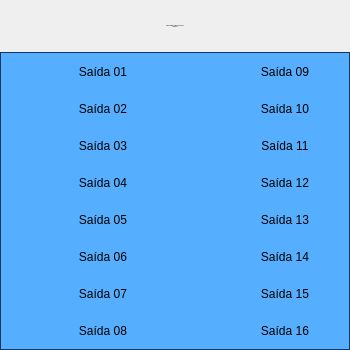
<?xml version="1.0" encoding="UTF-8"?>
<ui version="4.0">
 <class>Form</class>
 <widget class="QWidget" name="Form">
  <property name="geometry">
   <rect>
    <x>0</x>
    <y>0</y>
    <width>350</width>
    <height>350</height>
   </rect>
  </property>
  <property name="minimumSize">
   <size>
    <width>350</width>
    <height>350</height>
   </size>
  </property>
  <property name="maximumSize">
   <size>
    <width>350</width>
    <height>350</height>
   </size>
  </property>
  <property name="windowTitle">
   <string>Cartão 5069-OB16 08 Remota 02</string>
  </property>
  <layout class="QVBoxLayout" name="verticalLayout">
   <property name="spacing">
    <number>0</number>
   </property>
   <property name="leftMargin">
    <number>0</number>
   </property>
   <property name="topMargin">
    <number>0</number>
   </property>
   <property name="rightMargin">
    <number>0</number>
   </property>
   <property name="bottomMargin">
    <number>0</number>
   </property>
   <item>
    <layout class="QVBoxLayout" name="verticalLayout_2">
     <property name="spacing">
      <number>0</number>
     </property>
     <item>
      <widget class="PyDMLabel" name="PyDMLabel_17">
       <property name="font">
        <font>
         <pointsize>-1</pointsize>
        </font>
       </property>
       <property name="toolTip">
        <string/>
       </property>
       <property name="styleSheet">
        <string notr="true">PyDMLabel {
 qproperty-alignment: AlignCenter;
 border: 1px solid #FF17365D;
 background-color: #FF17365D;
 color: rgb(255, 255, 255);
 min-height: 45px;
 max-height: 45px;
 font-size: 14px;
}</string>
       </property>
       <property name="midLineWidth">
        <number>0</number>
       </property>
       <property name="text">
        <string>Falhas Hardware Cartão 5069-OB16 08
Remota 02</string>
       </property>
       <property name="alignment">
        <set>Qt::AlignCenter</set>
       </property>
      </widget>
     </item>
     <item>
      <widget class="QFrame" name="frame">
       <property name="styleSheet">
        <string notr="true">QFrame#frame{
     border: 1px solid #FF17365D;
	 background-color: #56aeff;
}

PyDMByteIndicator {
  min-height: 1.50em;
  max-height: 1.50em;
  min-width: 1.50em;
}</string>
       </property>
       <property name="frameShape">
        <enum>QFrame::StyledPanel</enum>
       </property>
       <property name="frameShadow">
        <enum>QFrame::Raised</enum>
       </property>
       <layout class="QVBoxLayout" name="verticalLayout_3">
        <property name="spacing">
         <number>0</number>
        </property>
        <property name="leftMargin">
         <number>0</number>
        </property>
        <property name="topMargin">
         <number>0</number>
        </property>
        <property name="rightMargin">
         <number>0</number>
        </property>
        <property name="bottomMargin">
         <number>0</number>
        </property>
        <item>
         <layout class="QGridLayout" name="gridLayout">
          <property name="leftMargin">
           <number>5</number>
          </property>
          <property name="topMargin">
           <number>5</number>
          </property>
          <property name="rightMargin">
           <number>5</number>
          </property>
          <property name="bottomMargin">
           <number>5</number>
          </property>
          <property name="horizontalSpacing">
           <number>5</number>
          </property>
          <property name="verticalSpacing">
           <number>10</number>
          </property>
          <item row="0" column="4">
           <widget class="PyDMLabel" name="PyDMLabel_9">
            <property name="sizePolicy">
             <sizepolicy hsizetype="Fixed" vsizetype="Fixed">
              <horstretch>0</horstretch>
              <verstretch>0</verstretch>
             </sizepolicy>
            </property>
            <property name="minimumSize">
             <size>
              <width>100</width>
              <height>25</height>
             </size>
            </property>
            <property name="maximumSize">
             <size>
              <width>100</width>
              <height>25</height>
             </size>
            </property>
            <property name="toolTip">
             <string/>
            </property>
            <property name="text">
             <string>Saída 09</string>
            </property>
            <property name="alignment">
             <set>Qt::AlignCenter</set>
            </property>
           </widget>
          </item>
          <item row="3" column="0">
           <widget class="PyDMByteIndicator" name="PyDMByteIndicator_4">
            <property name="sizePolicy">
             <sizepolicy hsizetype="Fixed" vsizetype="Fixed">
              <horstretch>0</horstretch>
              <verstretch>0</verstretch>
             </sizepolicy>
            </property>
            <property name="minimumSize">
             <size>
              <width>27</width>
              <height>27</height>
             </size>
            </property>
            <property name="maximumSize">
             <size>
              <width>30</width>
              <height>27</height>
             </size>
            </property>
            <property name="toolTip">
             <string/>
            </property>
            <property name="channel" stdset="0">
             <string>ca://RA-RaSIA02:RF-IntlkComp-2:OutDig03-Mon.VAL</string>
            </property>
            <property name="onColor" stdset="0">
             <color>
              <red>255</red>
              <green>0</green>
              <blue>0</blue>
             </color>
            </property>
            <property name="offColor" stdset="0">
             <color>
              <red>0</red>
              <green>255</green>
              <blue>0</blue>
             </color>
            </property>
            <property name="showLabels" stdset="0">
             <bool>false</bool>
            </property>
            <property name="circles" stdset="0">
             <bool>true</bool>
            </property>
           </widget>
          </item>
          <item row="6" column="4">
           <widget class="PyDMLabel" name="PyDMLabel_15">
            <property name="sizePolicy">
             <sizepolicy hsizetype="Fixed" vsizetype="Fixed">
              <horstretch>0</horstretch>
              <verstretch>0</verstretch>
             </sizepolicy>
            </property>
            <property name="minimumSize">
             <size>
              <width>100</width>
              <height>25</height>
             </size>
            </property>
            <property name="maximumSize">
             <size>
              <width>100</width>
              <height>25</height>
             </size>
            </property>
            <property name="toolTip">
             <string/>
            </property>
            <property name="text">
             <string>Saída 15</string>
            </property>
            <property name="alignment">
             <set>Qt::AlignCenter</set>
            </property>
           </widget>
          </item>
          <item row="4" column="3">
           <widget class="PyDMByteIndicator" name="PyDMByteIndicator_13">
            <property name="sizePolicy">
             <sizepolicy hsizetype="Fixed" vsizetype="Fixed">
              <horstretch>0</horstretch>
              <verstretch>0</verstretch>
             </sizepolicy>
            </property>
            <property name="minimumSize">
             <size>
              <width>27</width>
              <height>27</height>
             </size>
            </property>
            <property name="maximumSize">
             <size>
              <width>30</width>
              <height>27</height>
             </size>
            </property>
            <property name="toolTip">
             <string/>
            </property>
            <property name="channel" stdset="0">
             <string>ca://RA-RaSIA02:RF-IntlkComp-2:OutDig12-Mon.VAL</string>
            </property>
            <property name="onColor" stdset="0">
             <color>
              <red>255</red>
              <green>0</green>
              <blue>0</blue>
             </color>
            </property>
            <property name="offColor" stdset="0">
             <color>
              <red>0</red>
              <green>255</green>
              <blue>0</blue>
             </color>
            </property>
            <property name="showLabels" stdset="0">
             <bool>false</bool>
            </property>
            <property name="circles" stdset="0">
             <bool>true</bool>
            </property>
           </widget>
          </item>
          <item row="3" column="4">
           <widget class="PyDMLabel" name="PyDMLabel_12">
            <property name="sizePolicy">
             <sizepolicy hsizetype="Fixed" vsizetype="Fixed">
              <horstretch>0</horstretch>
              <verstretch>0</verstretch>
             </sizepolicy>
            </property>
            <property name="minimumSize">
             <size>
              <width>100</width>
              <height>25</height>
             </size>
            </property>
            <property name="maximumSize">
             <size>
              <width>100</width>
              <height>25</height>
             </size>
            </property>
            <property name="toolTip">
             <string/>
            </property>
            <property name="text">
             <string>Saída 12</string>
            </property>
            <property name="alignment">
             <set>Qt::AlignCenter</set>
            </property>
           </widget>
          </item>
          <item row="6" column="0">
           <widget class="PyDMByteIndicator" name="PyDMByteIndicator_7">
            <property name="sizePolicy">
             <sizepolicy hsizetype="Fixed" vsizetype="Fixed">
              <horstretch>0</horstretch>
              <verstretch>0</verstretch>
             </sizepolicy>
            </property>
            <property name="minimumSize">
             <size>
              <width>27</width>
              <height>27</height>
             </size>
            </property>
            <property name="maximumSize">
             <size>
              <width>30</width>
              <height>27</height>
             </size>
            </property>
            <property name="toolTip">
             <string/>
            </property>
            <property name="channel" stdset="0">
             <string>ca://RA-RaSIA02:RF-IntlkComp-2:OutDig06-Mon.VAL</string>
            </property>
            <property name="onColor" stdset="0">
             <color>
              <red>255</red>
              <green>0</green>
              <blue>0</blue>
             </color>
            </property>
            <property name="offColor" stdset="0">
             <color>
              <red>0</red>
              <green>255</green>
              <blue>0</blue>
             </color>
            </property>
            <property name="orientation" stdset="0">
             <enum>Qt::Vertical</enum>
            </property>
            <property name="showLabels" stdset="0">
             <bool>false</bool>
            </property>
            <property name="circles" stdset="0">
             <bool>true</bool>
            </property>
           </widget>
          </item>
          <item row="0" column="3">
           <widget class="PyDMByteIndicator" name="PyDMByteIndicator_9">
            <property name="sizePolicy">
             <sizepolicy hsizetype="Fixed" vsizetype="Fixed">
              <horstretch>0</horstretch>
              <verstretch>0</verstretch>
             </sizepolicy>
            </property>
            <property name="minimumSize">
             <size>
              <width>27</width>
              <height>27</height>
             </size>
            </property>
            <property name="maximumSize">
             <size>
              <width>30</width>
              <height>27</height>
             </size>
            </property>
            <property name="toolTip">
             <string/>
            </property>
            <property name="alarmSensitiveContent" stdset="0">
             <bool>false</bool>
            </property>
            <property name="alarmSensitiveBorder" stdset="0">
             <bool>true</bool>
            </property>
            <property name="PyDMToolTip" stdset="0">
             <string/>
            </property>
            <property name="channel" stdset="0">
             <string>ca://RA-RaSIA02:RF-IntlkComp-2:OutDig08-Mon.VAL</string>
            </property>
            <property name="onColor" stdset="0">
             <color>
              <red>255</red>
              <green>0</green>
              <blue>0</blue>
             </color>
            </property>
            <property name="offColor" stdset="0">
             <color>
              <red>0</red>
              <green>255</green>
              <blue>0</blue>
             </color>
            </property>
            <property name="showLabels" stdset="0">
             <bool>false</bool>
            </property>
            <property name="bigEndian" stdset="0">
             <bool>false</bool>
            </property>
            <property name="circles" stdset="0">
             <bool>true</bool>
            </property>
            <property name="numBits" stdset="0">
             <number>1</number>
            </property>
            <property name="shift" stdset="0">
             <number>0</number>
            </property>
            <property name="labels" stdset="0">
             <stringlist>
              <string>Bit 0</string>
             </stringlist>
            </property>
           </widget>
          </item>
          <item row="4" column="0">
           <widget class="PyDMByteIndicator" name="PyDMByteIndicator_5">
            <property name="sizePolicy">
             <sizepolicy hsizetype="Fixed" vsizetype="Fixed">
              <horstretch>0</horstretch>
              <verstretch>0</verstretch>
             </sizepolicy>
            </property>
            <property name="minimumSize">
             <size>
              <width>27</width>
              <height>27</height>
             </size>
            </property>
            <property name="maximumSize">
             <size>
              <width>30</width>
              <height>27</height>
             </size>
            </property>
            <property name="toolTip">
             <string/>
            </property>
            <property name="channel" stdset="0">
             <string>ca://RA-RaSIA02:RF-IntlkComp-2:OutDig04-Mon.VAL</string>
            </property>
            <property name="onColor" stdset="0">
             <color>
              <red>255</red>
              <green>0</green>
              <blue>0</blue>
             </color>
            </property>
            <property name="offColor" stdset="0">
             <color>
              <red>0</red>
              <green>255</green>
              <blue>0</blue>
             </color>
            </property>
            <property name="showLabels" stdset="0">
             <bool>false</bool>
            </property>
            <property name="circles" stdset="0">
             <bool>true</bool>
            </property>
           </widget>
          </item>
          <item row="2" column="1">
           <widget class="PyDMLabel" name="PyDMLabel_3">
            <property name="sizePolicy">
             <sizepolicy hsizetype="Fixed" vsizetype="Fixed">
              <horstretch>0</horstretch>
              <verstretch>0</verstretch>
             </sizepolicy>
            </property>
            <property name="minimumSize">
             <size>
              <width>100</width>
              <height>25</height>
             </size>
            </property>
            <property name="maximumSize">
             <size>
              <width>100</width>
              <height>25</height>
             </size>
            </property>
            <property name="toolTip">
             <string/>
            </property>
            <property name="text">
             <string>Saída 03</string>
            </property>
            <property name="alignment">
             <set>Qt::AlignCenter</set>
            </property>
           </widget>
          </item>
          <item row="2" column="3">
           <widget class="PyDMByteIndicator" name="PyDMByteIndicator_11">
            <property name="sizePolicy">
             <sizepolicy hsizetype="Fixed" vsizetype="Fixed">
              <horstretch>0</horstretch>
              <verstretch>0</verstretch>
             </sizepolicy>
            </property>
            <property name="minimumSize">
             <size>
              <width>27</width>
              <height>27</height>
             </size>
            </property>
            <property name="maximumSize">
             <size>
              <width>30</width>
              <height>27</height>
             </size>
            </property>
            <property name="toolTip">
             <string/>
            </property>
            <property name="channel" stdset="0">
             <string>ca://RA-RaSIA02:RF-IntlkComp-2:OutDig10-Mon.VAL</string>
            </property>
            <property name="onColor" stdset="0">
             <color>
              <red>255</red>
              <green>0</green>
              <blue>0</blue>
             </color>
            </property>
            <property name="offColor" stdset="0">
             <color>
              <red>0</red>
              <green>255</green>
              <blue>0</blue>
             </color>
            </property>
            <property name="showLabels" stdset="0">
             <bool>false</bool>
            </property>
            <property name="circles" stdset="0">
             <bool>true</bool>
            </property>
           </widget>
          </item>
          <item row="0" column="2" rowspan="8">
           <spacer name="verticalSpacer">
            <property name="orientation">
             <enum>Qt::Vertical</enum>
            </property>
            <property name="sizeHint" stdset="0">
             <size>
              <width>30</width>
              <height>40</height>
             </size>
            </property>
           </spacer>
          </item>
          <item row="4" column="4">
           <widget class="PyDMLabel" name="PyDMLabel_13">
            <property name="sizePolicy">
             <sizepolicy hsizetype="Fixed" vsizetype="Fixed">
              <horstretch>0</horstretch>
              <verstretch>0</verstretch>
             </sizepolicy>
            </property>
            <property name="minimumSize">
             <size>
              <width>100</width>
              <height>25</height>
             </size>
            </property>
            <property name="maximumSize">
             <size>
              <width>100</width>
              <height>25</height>
             </size>
            </property>
            <property name="toolTip">
             <string/>
            </property>
            <property name="text">
             <string>Saída 13</string>
            </property>
            <property name="alignment">
             <set>Qt::AlignCenter</set>
            </property>
           </widget>
          </item>
          <item row="7" column="3">
           <widget class="PyDMByteIndicator" name="PyDMByteIndicator_16">
            <property name="sizePolicy">
             <sizepolicy hsizetype="Fixed" vsizetype="Fixed">
              <horstretch>0</horstretch>
              <verstretch>0</verstretch>
             </sizepolicy>
            </property>
            <property name="minimumSize">
             <size>
              <width>27</width>
              <height>27</height>
             </size>
            </property>
            <property name="maximumSize">
             <size>
              <width>30</width>
              <height>27</height>
             </size>
            </property>
            <property name="toolTip">
             <string/>
            </property>
            <property name="channel" stdset="0">
             <string>ca://RA-RaSIA02:RF-IntlkComp-2:OutDig15-Mon.VAL</string>
            </property>
            <property name="onColor" stdset="0">
             <color>
              <red>255</red>
              <green>0</green>
              <blue>0</blue>
             </color>
            </property>
            <property name="offColor" stdset="0">
             <color>
              <red>0</red>
              <green>255</green>
              <blue>0</blue>
             </color>
            </property>
            <property name="showLabels" stdset="0">
             <bool>false</bool>
            </property>
            <property name="circles" stdset="0">
             <bool>true</bool>
            </property>
           </widget>
          </item>
          <item row="0" column="0">
           <widget class="PyDMByteIndicator" name="PyDMByteIndicator">
            <property name="sizePolicy">
             <sizepolicy hsizetype="Fixed" vsizetype="Fixed">
              <horstretch>0</horstretch>
              <verstretch>0</verstretch>
             </sizepolicy>
            </property>
            <property name="minimumSize">
             <size>
              <width>27</width>
              <height>27</height>
             </size>
            </property>
            <property name="maximumSize">
             <size>
              <width>30</width>
              <height>27</height>
             </size>
            </property>
            <property name="toolTip">
             <string/>
            </property>
            <property name="channel" stdset="0">
             <string>ca://RA-RaSIA02:RF-IntlkComp-2:OutDig00-Mon.VAL</string>
            </property>
            <property name="onColor" stdset="0">
             <color>
              <red>255</red>
              <green>0</green>
              <blue>0</blue>
             </color>
            </property>
            <property name="offColor" stdset="0">
             <color>
              <red>0</red>
              <green>255</green>
              <blue>0</blue>
             </color>
            </property>
            <property name="showLabels" stdset="0">
             <bool>false</bool>
            </property>
            <property name="circles" stdset="0">
             <bool>true</bool>
            </property>
            <property name="labelPosition" stdset="0">
             <enum>QTabWidget::East</enum>
            </property>
           </widget>
          </item>
          <item row="4" column="1">
           <widget class="PyDMLabel" name="PyDMLabel_5">
            <property name="sizePolicy">
             <sizepolicy hsizetype="Fixed" vsizetype="Fixed">
              <horstretch>0</horstretch>
              <verstretch>0</verstretch>
             </sizepolicy>
            </property>
            <property name="minimumSize">
             <size>
              <width>100</width>
              <height>25</height>
             </size>
            </property>
            <property name="maximumSize">
             <size>
              <width>100</width>
              <height>25</height>
             </size>
            </property>
            <property name="toolTip">
             <string/>
            </property>
            <property name="text">
             <string>Saída 05</string>
            </property>
            <property name="alignment">
             <set>Qt::AlignCenter</set>
            </property>
           </widget>
          </item>
          <item row="1" column="1">
           <widget class="PyDMLabel" name="PyDMLabel_2">
            <property name="sizePolicy">
             <sizepolicy hsizetype="Fixed" vsizetype="Fixed">
              <horstretch>0</horstretch>
              <verstretch>0</verstretch>
             </sizepolicy>
            </property>
            <property name="minimumSize">
             <size>
              <width>100</width>
              <height>25</height>
             </size>
            </property>
            <property name="maximumSize">
             <size>
              <width>100</width>
              <height>25</height>
             </size>
            </property>
            <property name="toolTip">
             <string/>
            </property>
            <property name="text">
             <string>Saída 02</string>
            </property>
            <property name="alignment">
             <set>Qt::AlignCenter</set>
            </property>
           </widget>
          </item>
          <item row="1" column="3">
           <widget class="PyDMByteIndicator" name="PyDMByteIndicator_10">
            <property name="sizePolicy">
             <sizepolicy hsizetype="Fixed" vsizetype="Fixed">
              <horstretch>0</horstretch>
              <verstretch>0</verstretch>
             </sizepolicy>
            </property>
            <property name="minimumSize">
             <size>
              <width>27</width>
              <height>27</height>
             </size>
            </property>
            <property name="maximumSize">
             <size>
              <width>30</width>
              <height>27</height>
             </size>
            </property>
            <property name="toolTip">
             <string/>
            </property>
            <property name="channel" stdset="0">
             <string>ca://RA-RaSIA02:RF-IntlkComp-2:OutDig09-Mon.VAL</string>
            </property>
            <property name="onColor" stdset="0">
             <color>
              <red>255</red>
              <green>0</green>
              <blue>0</blue>
             </color>
            </property>
            <property name="offColor" stdset="0">
             <color>
              <red>0</red>
              <green>255</green>
              <blue>0</blue>
             </color>
            </property>
            <property name="showLabels" stdset="0">
             <bool>false</bool>
            </property>
            <property name="circles" stdset="0">
             <bool>true</bool>
            </property>
           </widget>
          </item>
          <item row="5" column="3">
           <widget class="PyDMByteIndicator" name="PyDMByteIndicator_14">
            <property name="sizePolicy">
             <sizepolicy hsizetype="Fixed" vsizetype="Fixed">
              <horstretch>0</horstretch>
              <verstretch>0</verstretch>
             </sizepolicy>
            </property>
            <property name="minimumSize">
             <size>
              <width>27</width>
              <height>27</height>
             </size>
            </property>
            <property name="maximumSize">
             <size>
              <width>30</width>
              <height>27</height>
             </size>
            </property>
            <property name="toolTip">
             <string/>
            </property>
            <property name="channel" stdset="0">
             <string>ca://RA-RaSIA02:RF-IntlkComp-2:OutDig13-Mon.VAL</string>
            </property>
            <property name="onColor" stdset="0">
             <color>
              <red>255</red>
              <green>0</green>
              <blue>0</blue>
             </color>
            </property>
            <property name="offColor" stdset="0">
             <color>
              <red>0</red>
              <green>255</green>
              <blue>0</blue>
             </color>
            </property>
            <property name="showLabels" stdset="0">
             <bool>false</bool>
            </property>
            <property name="circles" stdset="0">
             <bool>true</bool>
            </property>
           </widget>
          </item>
          <item row="5" column="4">
           <widget class="PyDMLabel" name="PyDMLabel_14">
            <property name="sizePolicy">
             <sizepolicy hsizetype="Fixed" vsizetype="Fixed">
              <horstretch>0</horstretch>
              <verstretch>0</verstretch>
             </sizepolicy>
            </property>
            <property name="minimumSize">
             <size>
              <width>100</width>
              <height>25</height>
             </size>
            </property>
            <property name="maximumSize">
             <size>
              <width>100</width>
              <height>25</height>
             </size>
            </property>
            <property name="toolTip">
             <string/>
            </property>
            <property name="text">
             <string>Saída 14</string>
            </property>
            <property name="alignment">
             <set>Qt::AlignCenter</set>
            </property>
           </widget>
          </item>
          <item row="1" column="4">
           <widget class="PyDMLabel" name="PyDMLabel_10">
            <property name="sizePolicy">
             <sizepolicy hsizetype="Fixed" vsizetype="Fixed">
              <horstretch>0</horstretch>
              <verstretch>0</verstretch>
             </sizepolicy>
            </property>
            <property name="minimumSize">
             <size>
              <width>100</width>
              <height>25</height>
             </size>
            </property>
            <property name="maximumSize">
             <size>
              <width>100</width>
              <height>25</height>
             </size>
            </property>
            <property name="toolTip">
             <string/>
            </property>
            <property name="text">
             <string>Saída 10</string>
            </property>
            <property name="alignment">
             <set>Qt::AlignCenter</set>
            </property>
           </widget>
          </item>
          <item row="7" column="0">
           <widget class="PyDMByteIndicator" name="PyDMByteIndicator_8">
            <property name="sizePolicy">
             <sizepolicy hsizetype="Fixed" vsizetype="Fixed">
              <horstretch>0</horstretch>
              <verstretch>0</verstretch>
             </sizepolicy>
            </property>
            <property name="minimumSize">
             <size>
              <width>27</width>
              <height>27</height>
             </size>
            </property>
            <property name="maximumSize">
             <size>
              <width>30</width>
              <height>27</height>
             </size>
            </property>
            <property name="toolTip">
             <string/>
            </property>
            <property name="channel" stdset="0">
             <string>ca://RA-RaSIA02:RF-IntlkComp-2:OutDig07-Mon.VAL</string>
            </property>
            <property name="onColor" stdset="0">
             <color>
              <red>255</red>
              <green>0</green>
              <blue>0</blue>
             </color>
            </property>
            <property name="offColor" stdset="0">
             <color>
              <red>0</red>
              <green>255</green>
              <blue>0</blue>
             </color>
            </property>
            <property name="showLabels" stdset="0">
             <bool>false</bool>
            </property>
            <property name="circles" stdset="0">
             <bool>true</bool>
            </property>
           </widget>
          </item>
          <item row="3" column="1">
           <widget class="PyDMLabel" name="PyDMLabel_4">
            <property name="sizePolicy">
             <sizepolicy hsizetype="Fixed" vsizetype="Fixed">
              <horstretch>0</horstretch>
              <verstretch>0</verstretch>
             </sizepolicy>
            </property>
            <property name="minimumSize">
             <size>
              <width>100</width>
              <height>25</height>
             </size>
            </property>
            <property name="maximumSize">
             <size>
              <width>100</width>
              <height>25</height>
             </size>
            </property>
            <property name="toolTip">
             <string/>
            </property>
            <property name="text">
             <string>Saída 04</string>
            </property>
            <property name="alignment">
             <set>Qt::AlignCenter</set>
            </property>
           </widget>
          </item>
          <item row="6" column="3">
           <widget class="PyDMByteIndicator" name="PyDMByteIndicator_15">
            <property name="sizePolicy">
             <sizepolicy hsizetype="Fixed" vsizetype="Fixed">
              <horstretch>0</horstretch>
              <verstretch>0</verstretch>
             </sizepolicy>
            </property>
            <property name="minimumSize">
             <size>
              <width>27</width>
              <height>27</height>
             </size>
            </property>
            <property name="maximumSize">
             <size>
              <width>30</width>
              <height>27</height>
             </size>
            </property>
            <property name="toolTip">
             <string/>
            </property>
            <property name="channel" stdset="0">
             <string>ca://RA-RaSIA02:RF-IntlkComp-2:OutDig14-Mon.VAL</string>
            </property>
            <property name="onColor" stdset="0">
             <color>
              <red>255</red>
              <green>0</green>
              <blue>0</blue>
             </color>
            </property>
            <property name="offColor" stdset="0">
             <color>
              <red>0</red>
              <green>255</green>
              <blue>0</blue>
             </color>
            </property>
            <property name="showLabels" stdset="0">
             <bool>false</bool>
            </property>
            <property name="circles" stdset="0">
             <bool>true</bool>
            </property>
           </widget>
          </item>
          <item row="2" column="4">
           <widget class="PyDMLabel" name="PyDMLabel_11">
            <property name="sizePolicy">
             <sizepolicy hsizetype="Fixed" vsizetype="Fixed">
              <horstretch>0</horstretch>
              <verstretch>0</verstretch>
             </sizepolicy>
            </property>
            <property name="minimumSize">
             <size>
              <width>100</width>
              <height>25</height>
             </size>
            </property>
            <property name="maximumSize">
             <size>
              <width>100</width>
              <height>25</height>
             </size>
            </property>
            <property name="toolTip">
             <string/>
            </property>
            <property name="text">
             <string>Saída 11</string>
            </property>
            <property name="alignment">
             <set>Qt::AlignCenter</set>
            </property>
           </widget>
          </item>
          <item row="6" column="1">
           <widget class="PyDMLabel" name="PyDMLabel_7">
            <property name="sizePolicy">
             <sizepolicy hsizetype="Fixed" vsizetype="Fixed">
              <horstretch>0</horstretch>
              <verstretch>0</verstretch>
             </sizepolicy>
            </property>
            <property name="minimumSize">
             <size>
              <width>100</width>
              <height>25</height>
             </size>
            </property>
            <property name="maximumSize">
             <size>
              <width>100</width>
              <height>25</height>
             </size>
            </property>
            <property name="toolTip">
             <string/>
            </property>
            <property name="text">
             <string>Saída 07</string>
            </property>
            <property name="alignment">
             <set>Qt::AlignCenter</set>
            </property>
           </widget>
          </item>
          <item row="7" column="4">
           <widget class="PyDMLabel" name="PyDMLabel_16">
            <property name="sizePolicy">
             <sizepolicy hsizetype="Fixed" vsizetype="Fixed">
              <horstretch>0</horstretch>
              <verstretch>0</verstretch>
             </sizepolicy>
            </property>
            <property name="minimumSize">
             <size>
              <width>100</width>
              <height>25</height>
             </size>
            </property>
            <property name="maximumSize">
             <size>
              <width>100</width>
              <height>25</height>
             </size>
            </property>
            <property name="toolTip">
             <string/>
            </property>
            <property name="text">
             <string>Saída 16</string>
            </property>
            <property name="alignment">
             <set>Qt::AlignCenter</set>
            </property>
           </widget>
          </item>
          <item row="1" column="0">
           <widget class="PyDMByteIndicator" name="PyDMByteIndicator_2">
            <property name="sizePolicy">
             <sizepolicy hsizetype="Fixed" vsizetype="Fixed">
              <horstretch>0</horstretch>
              <verstretch>0</verstretch>
             </sizepolicy>
            </property>
            <property name="minimumSize">
             <size>
              <width>27</width>
              <height>27</height>
             </size>
            </property>
            <property name="maximumSize">
             <size>
              <width>30</width>
              <height>27</height>
             </size>
            </property>
            <property name="toolTip">
             <string/>
            </property>
            <property name="channel" stdset="0">
             <string>ca://RA-RaSIA02:RF-IntlkComp-2:OutDig01-Mon.VAL</string>
            </property>
            <property name="onColor" stdset="0">
             <color>
              <red>255</red>
              <green>0</green>
              <blue>0</blue>
             </color>
            </property>
            <property name="offColor" stdset="0">
             <color>
              <red>0</red>
              <green>255</green>
              <blue>0</blue>
             </color>
            </property>
            <property name="showLabels" stdset="0">
             <bool>false</bool>
            </property>
            <property name="circles" stdset="0">
             <bool>true</bool>
            </property>
           </widget>
          </item>
          <item row="3" column="3">
           <widget class="PyDMByteIndicator" name="PyDMByteIndicator_12">
            <property name="sizePolicy">
             <sizepolicy hsizetype="Fixed" vsizetype="Fixed">
              <horstretch>0</horstretch>
              <verstretch>0</verstretch>
             </sizepolicy>
            </property>
            <property name="minimumSize">
             <size>
              <width>27</width>
              <height>27</height>
             </size>
            </property>
            <property name="maximumSize">
             <size>
              <width>30</width>
              <height>27</height>
             </size>
            </property>
            <property name="toolTip">
             <string/>
            </property>
            <property name="channel" stdset="0">
             <string>ca://RA-RaSIA02:RF-IntlkComp-2:OutDig11-Mon.VAL</string>
            </property>
            <property name="onColor" stdset="0">
             <color>
              <red>255</red>
              <green>0</green>
              <blue>0</blue>
             </color>
            </property>
            <property name="offColor" stdset="0">
             <color>
              <red>0</red>
              <green>255</green>
              <blue>0</blue>
             </color>
            </property>
            <property name="showLabels" stdset="0">
             <bool>false</bool>
            </property>
            <property name="circles" stdset="0">
             <bool>true</bool>
            </property>
           </widget>
          </item>
          <item row="5" column="0">
           <widget class="PyDMByteIndicator" name="PyDMByteIndicator_6">
            <property name="sizePolicy">
             <sizepolicy hsizetype="Fixed" vsizetype="Fixed">
              <horstretch>0</horstretch>
              <verstretch>0</verstretch>
             </sizepolicy>
            </property>
            <property name="minimumSize">
             <size>
              <width>27</width>
              <height>27</height>
             </size>
            </property>
            <property name="maximumSize">
             <size>
              <width>30</width>
              <height>27</height>
             </size>
            </property>
            <property name="toolTip">
             <string/>
            </property>
            <property name="channel" stdset="0">
             <string>ca://RA-RaSIA02:RF-IntlkComp-2:OutDig05-Mon.VAL</string>
            </property>
            <property name="onColor" stdset="0">
             <color>
              <red>255</red>
              <green>0</green>
              <blue>0</blue>
             </color>
            </property>
            <property name="offColor" stdset="0">
             <color>
              <red>0</red>
              <green>255</green>
              <blue>0</blue>
             </color>
            </property>
            <property name="showLabels" stdset="0">
             <bool>false</bool>
            </property>
            <property name="circles" stdset="0">
             <bool>true</bool>
            </property>
           </widget>
          </item>
          <item row="7" column="1">
           <widget class="PyDMLabel" name="PyDMLabel_8">
            <property name="sizePolicy">
             <sizepolicy hsizetype="Fixed" vsizetype="Fixed">
              <horstretch>0</horstretch>
              <verstretch>0</verstretch>
             </sizepolicy>
            </property>
            <property name="minimumSize">
             <size>
              <width>100</width>
              <height>25</height>
             </size>
            </property>
            <property name="maximumSize">
             <size>
              <width>100</width>
              <height>25</height>
             </size>
            </property>
            <property name="toolTip">
             <string/>
            </property>
            <property name="text">
             <string>Saída 08</string>
            </property>
            <property name="alignment">
             <set>Qt::AlignCenter</set>
            </property>
           </widget>
          </item>
          <item row="0" column="1">
           <widget class="PyDMLabel" name="PyDMLabel">
            <property name="sizePolicy">
             <sizepolicy hsizetype="Fixed" vsizetype="Fixed">
              <horstretch>0</horstretch>
              <verstretch>0</verstretch>
             </sizepolicy>
            </property>
            <property name="minimumSize">
             <size>
              <width>100</width>
              <height>25</height>
             </size>
            </property>
            <property name="maximumSize">
             <size>
              <width>100</width>
              <height>25</height>
             </size>
            </property>
            <property name="toolTip">
             <string/>
            </property>
            <property name="text">
             <string>Saída 01</string>
            </property>
            <property name="alignment">
             <set>Qt::AlignCenter</set>
            </property>
            <property name="channel" stdset="0">
             <string/>
            </property>
           </widget>
          </item>
          <item row="2" column="0">
           <widget class="PyDMByteIndicator" name="PyDMByteIndicator_3">
            <property name="sizePolicy">
             <sizepolicy hsizetype="Fixed" vsizetype="Fixed">
              <horstretch>0</horstretch>
              <verstretch>0</verstretch>
             </sizepolicy>
            </property>
            <property name="minimumSize">
             <size>
              <width>27</width>
              <height>27</height>
             </size>
            </property>
            <property name="maximumSize">
             <size>
              <width>30</width>
              <height>27</height>
             </size>
            </property>
            <property name="toolTip">
             <string/>
            </property>
            <property name="channel" stdset="0">
             <string>ca://RA-RaSIA02:RF-IntlkComp-2:OutDig02-Mon.VAL</string>
            </property>
            <property name="onColor" stdset="0">
             <color>
              <red>255</red>
              <green>0</green>
              <blue>0</blue>
             </color>
            </property>
            <property name="offColor" stdset="0">
             <color>
              <red>0</red>
              <green>255</green>
              <blue>0</blue>
             </color>
            </property>
            <property name="showLabels" stdset="0">
             <bool>false</bool>
            </property>
            <property name="circles" stdset="0">
             <bool>true</bool>
            </property>
           </widget>
          </item>
          <item row="5" column="1">
           <widget class="PyDMLabel" name="PyDMLabel_6">
            <property name="sizePolicy">
             <sizepolicy hsizetype="Fixed" vsizetype="Fixed">
              <horstretch>0</horstretch>
              <verstretch>0</verstretch>
             </sizepolicy>
            </property>
            <property name="minimumSize">
             <size>
              <width>100</width>
              <height>25</height>
             </size>
            </property>
            <property name="maximumSize">
             <size>
              <width>100</width>
              <height>25</height>
             </size>
            </property>
            <property name="toolTip">
             <string/>
            </property>
            <property name="text">
             <string>Saída 06</string>
            </property>
            <property name="alignment">
             <set>Qt::AlignCenter</set>
            </property>
           </widget>
          </item>
         </layout>
        </item>
       </layout>
      </widget>
     </item>
    </layout>
   </item>
  </layout>
 </widget>
 <customwidgets>
  <customwidget>
   <class>PyDMLabel</class>
   <extends>QLabel</extends>
   <header>pydm.widgets.label</header>
  </customwidget>
  <customwidget>
   <class>PyDMByteIndicator</class>
   <extends>QWidget</extends>
   <header>pydm.widgets.byte</header>
  </customwidget>
 </customwidgets>
 <resources/>
 <connections/>
</ui>
